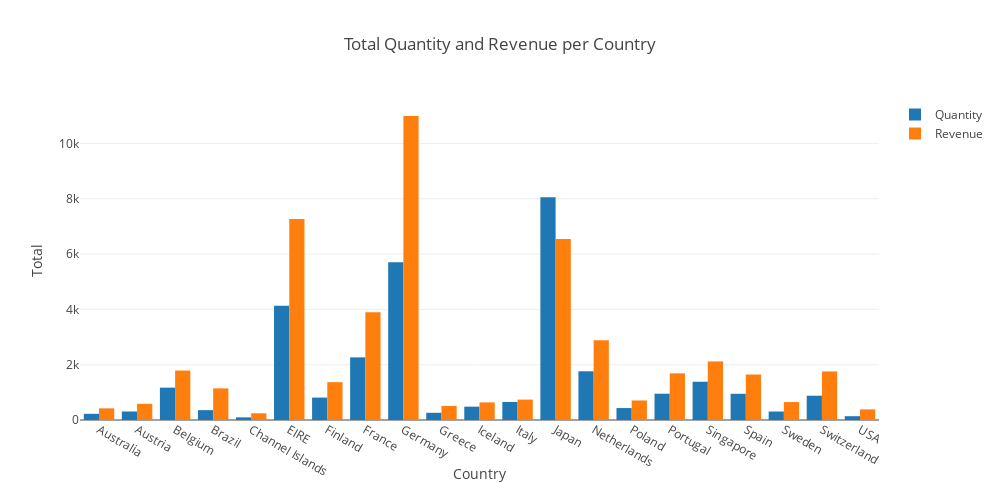

Notebook code cell kept with this figure:
### Code cell
# Traces
traces = [go.Bar(x=total_qty_rvn.index, y=total_qty_rvn[column], name=column) for column in total_qty_rvn.columns];

# Layout
layout = go.Layout(barmode='group', width=1000, height=500,
                   xaxis=go.layout.XAxis(title=go.layout.xaxis.Title(text='Country')),
                   yaxis=go.layout.YAxis(title=go.layout.yaxis.Title(text='Total')),
                   title=go.layout.Title(text='Total Quantity and Revenue per Country'));

# Plot
py.iplot(go.Figure(data=traces, layout=layout));

### Figure 1 — Plotly figure (JSON) as saved in the notebook; plotly's stock layout.template omitted (floating-point values rounded to 4 significant figures)
{"data": [{"name": "Quantity", "type": "bar", "uid": "b70ed2ee-ff21-419a-902b-c9a1c3b866f5", "x": ["Australia", "Austria", "Belgium", "Brazil", "Channel Islands", "EIRE", "Finland", "France", "Germany", "Greece", "Iceland", "Italy", "Japan", "Netherlands", "Poland", "Portugal", "Singapore", "Spain", "Sweden", "Switzerland", "USA"], "y": [224, 308, 1170, 356, 96, 4129, 810, 2265, 5702, 260, 483, 653, 8058, 1762, 432, 951, 1384, 948, 306, 878, 137]}, {"name": "Revenue", "type": "bar", "uid": "cf08a376-3834-4515-847c-ecd8211c2f21", "x": ["Australia", "Austria", "Belgium", "Brazil", "Channel Islands", "EIRE", "Finland", "France", "Germany", "Greece", "Iceland", "Italy", "Japan", "Netherlands", "Poland", "Portugal", "Singapore", "Spain", "Sweden", "Switzerland", "USA"], "y": [421.6, 584.8, 1788.0, 1144.0, 243.0, 7270.0, 1369.0, 3899.0, 10990.0, 509.7, 636.2, 737.8, 6549.0, 2887.0, 705.8, 1688.0, 2119.0, 1646.0, 649.1, 1757.0, 383.9]}], "layout": {"barmode": "group", "height": 500, "title": {"text": "Total Quantity and Revenue per Country"}, "width": 1000, "xaxis": {"title": {"text": "Country"}}, "yaxis": {"title": {"text": "Total"}}}}
